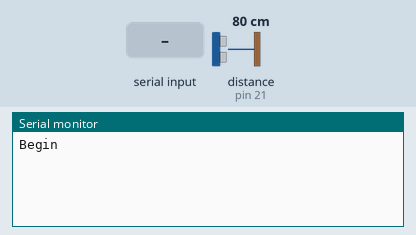
This sketch was run on a simulated Arduino Mega 2560, built with avr-gcc and run on an emulated ATmega2560. Shown: the last lines printed to the serial monitor. The test bench sets the inputs (shaded band); at power-on: distance to the obstacle (sensor on pin 21) 80 cm. The echo pulse lasts 58.3 µs per cm.

Above: at 0.9 s.
1.0 s: "hello\n" received over Serial
At 1.9 s:
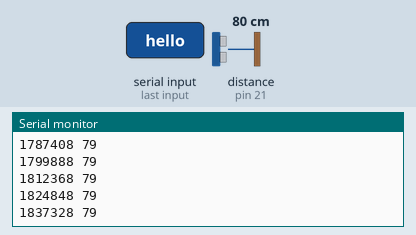
2.5 s: distance to the obstacle (sensor on pin 21) set to 2 cm
At 3.1 s:
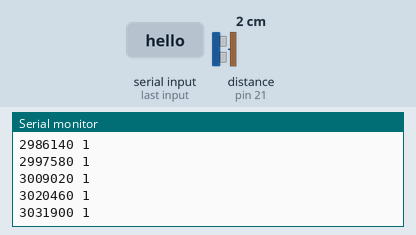
4.0 s: distance to the obstacle (sensor on pin 21) set to 299 cm
At 4.5 s:
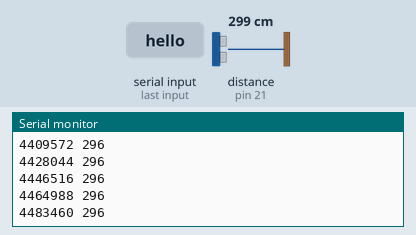
Timing chart, 0 to 7.0 s (numbered marks = the images above; inputs shaded):
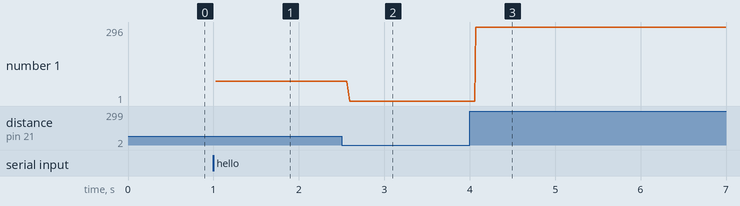

Measured:
- after the input at 1.0 s, the serial monitor: prints a new line at once (image 1)

The sketch:

distance_sensor.ino
```cpp
// defines pins numbers
const int trigPin = 22;
const int echoPin = 21;
// defines variables
long duration;
int distance;
int prev_distance;
int distance_threshold = 15;
int event;
int event_time;

void setup() {
  pinMode(trigPin, OUTPUT); // Sets the trigPin as an Output
  pinMode(echoPin, INPUT); // Sets the echoPin as an Input
  Serial.begin(9600); // Starts the serial communication
  //detect event, only send timestamp of event
  //sensing delay is so small / noexistent / negliagilble

  // Delay handshake

  Serial.println("Begin");

  byte var = 1;
  byte var2 = 1;
  int i = 0;

  while (true) {
    if (Serial.available()) {
      if (Serial.readStringUntil('\n') == "hello") {
        Serial.println("Timestamp " + String(micros()));
        break;
      }
    }
  }
}

void loop() {
  // Clears the trigPin
  digitalWrite(trigPin, LOW);
  delayMicroseconds(2);
  // Sets the trigPin on HIGH state for 10 micro seconds
  digitalWrite(trigPin, HIGH);
  delayMicroseconds(10);
  digitalWrite(trigPin, LOW);
  // Reads the echoPin, returns the sound wave travel time in microseconds
  duration = pulseIn(echoPin, HIGH);
  // Calculating the distance
  distance = duration * 0.034 / 2;

  if (distance <= distance_threshold && prev_distance > distance_threshold && (micros() - event_time >= 500000)) { // Event detected
    event_time = micros();
    Serial.print("Event #");
    Serial.print(event);
    Serial.print(": ");
    event++;

  }
  Serial.print(micros());
  Serial.print(" ");
  Serial.println(distance);
  prev_distance = distance;
}
```
